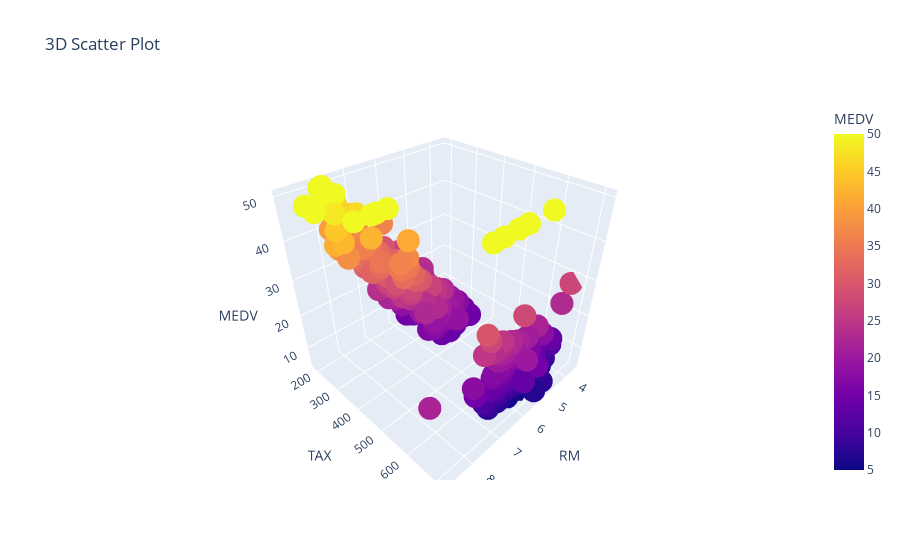

Notebook cell for this chart:
### Code cell
fig = px.scatter_3d(housing_dataset, x='RM', y='TAX', z='MEDV', color='MEDV', title='3D Scatter Plot')
fig.show()

### Figure 1 — Plotly figure (JSON) as saved in the notebook; plotly's stock layout.template omitted (floating-point values rounded to 4 significant figures; data arrays with more than 128 entries replaced by an {"elided": "..."} marker saying what was removed)
{"data": [{"hovertemplate": "RM=%{x}<br>TAX=%{y}<br>MEDV=%{marker.color}<extra></extra>", "legendgroup": "", "marker": {"color": {"elided": "506 float values"}, "coloraxis": "coloraxis", "symbol": "circle"}, "mode": "markers", "name": "", "scene": "scene", "showlegend": false, "type": "scatter3d", "x": {"elided": "506 float values"}, "y": {"elided": "506 int values"}, "z": {"elided": "506 float values"}}], "layout": {"coloraxis": {"colorbar": {"title": {"text": "MEDV"}}, "colorscale": [[0, "#0d0887"], [0.1111, "#46039f"], [0.2222, "#7201a8"], [0.3333, "#9c179e"], [0.4444, "#bd3786"], [0.5556, "#d8576b"], [0.6667, "#ed7953"], [0.7778, "#fb9f3a"], [0.8889, "#fdca26"], [1, "#f0f921"]]}, "legend": {"tracegroupgap": 0}, "scene": {"domain": {"x": [0, 1], "y": [0, 1]}, "xaxis": {"title": {"text": "RM"}}, "yaxis": {"title": {"text": "TAX"}}, "zaxis": {"title": {"text": "MEDV"}}}, "title": {"text": "3D Scatter Plot"}}}
